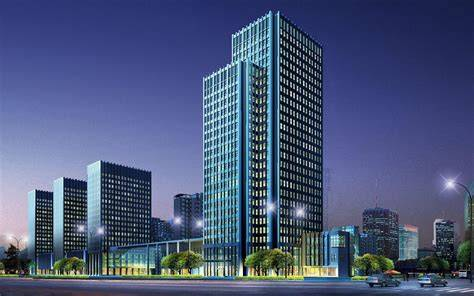
#> input picture DAY 3 cv/building image.jpg, 474 x 296 px; the run also reads 1 picture not shown here
$ python Brute_Force.py
#> lines starting #> are read from the running program, lines starting #| are printed output that depends on the picture
import cv2
import matplotlib.pyplot as plt

img1 = cv2.imread('building image.jpg')
#> img1 is the input picture: shape (296, 474, 3); mean B, G, R 122.5, 87.5, 74.8
img2 = cv2.imread('building img.jpg')

#ORB Keypoint Extractor
orb = cv2.ORB_create()
kp1, des1 = orb.detectAndCompute(img1,None)
#> kp1 = 455 keypoints; strongest (x, y, size): (261, 223, 31), (263, 228, 31), (263, 237, 31), (291, 92, 31)
kp2, des2 = orb.detectAndCompute(img2,None)
#> kp2 has the same summary as kp1

Brute_force = cv2.BFMatcher(cv2.NORM_HAMMING, crossCheck=True)
matches = Brute_force.match(des1, des2)
#> matches = 455 matches

matches = sorted(matches, key=lambda x: x.distance)

result = cv2.drawMatches(img1, kp1, img2,kp2, matches[:30],None,flags=0)
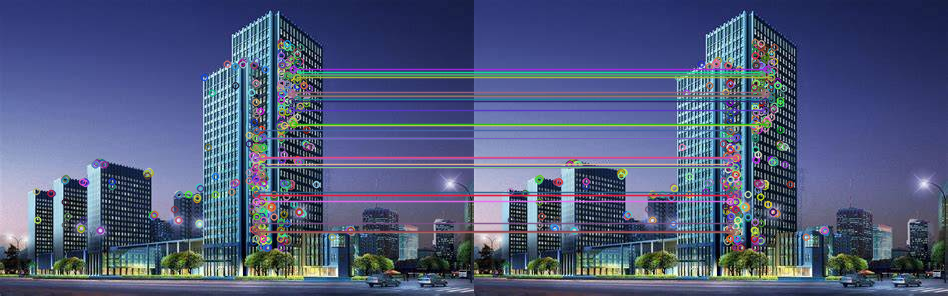
#> result: shape (296, 948, 3); mean B, G, R 123.1, 89.8, 79.6
plt.imshow(cv2.cvtColor(result,cv2.COLOR_BGR2RGB))
plt.show()
